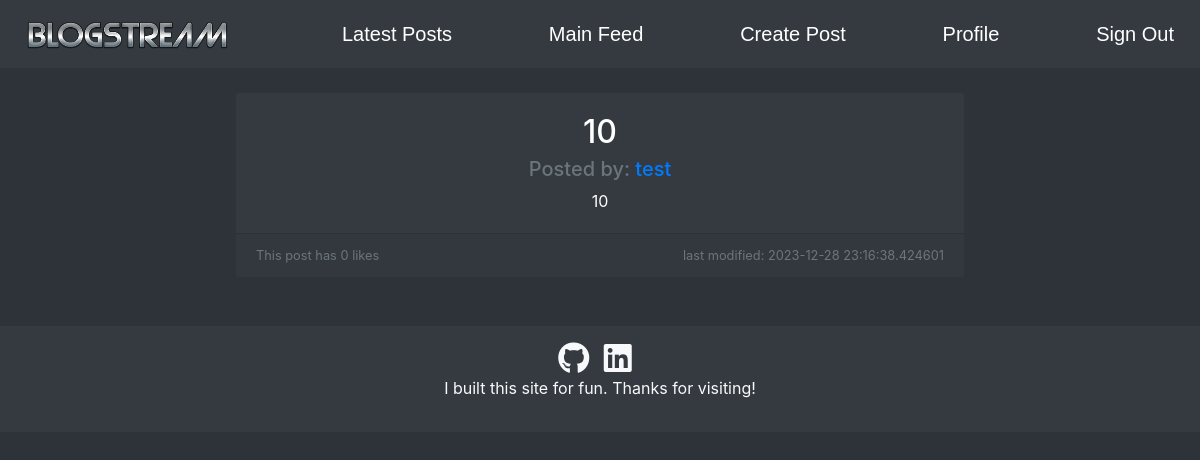
Page /post/10 on the earlier database version.
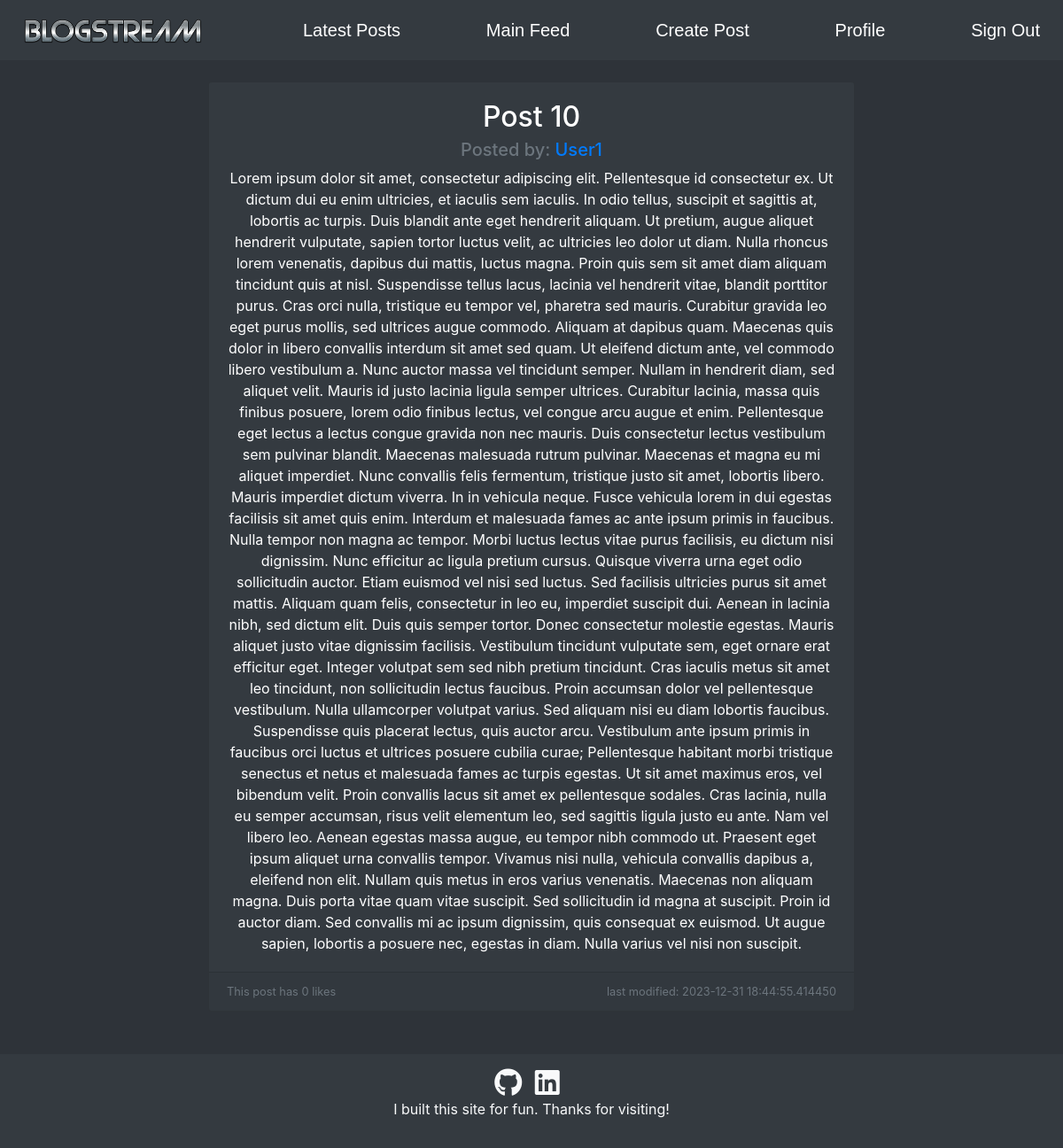
Same page on the later database version.
### tables this page shows
CREATE TABLE posts(PostID INTEGER NOT NULL PRIMARY KEY, UserID INTEGER NOT NULL, Title text NOT NULL, Text text, Date text, Likes INTEGER NOT NULL);

CREATE TABLE users(UserID INTEGER NOT NULL PRIMARY KEY, Username text NOT NULL UNIQUE, Password text, About text, JoinDate text);

### app/__init__.py (the view)
@app.route("/post/<postid>", methods=['GET'])
def get_post(postid):
    cursor = db.cursor()
    cursor.execute('SELECT UserID, Title, Text, Date, Likes FROM posts WHERE PostID=?', (postid,))
    data = cursor.fetchone()
    if data:
        cursor.execute('SELECT Username FROM users WHERE UserID=?', (data[0],))
        username = cursor.fetchone()
        return render_template("post.html", post_id = postid, user_id = data[0], author=username[0], title=data[1], text=data[2], date=data[3], likes=data[4], logged_in = True)
    else:
        return render_template("error.html")

### app/templates/post.html (shortened to what this page needs)
<!DOCTYPE html>
<html>
{% extends "navbar.html" %}
{% block body %}
<body>
    <div class="container py-4">
        <div class="row justify-content-center">
            <div class="col-md-8">
                <div class="card bg-dark text-white">
                    <div class="card-body text-center">
                        <h2 class="card-title">{{title}}</h2>
                        <h5 class="card-subtitle mb-2 text-muted">Posted by: <a href="/user/{{user_id}}">{{author}}</a></h5>
                        <p class="card-text">
                            {{text}}
                        </p>
                    </div>
                    <div class="card-footer text-muted" style="display: flex; justify-content: space-between;">
                        <small style="text-align: left;">This post has {{likes}} likes</small>
                        <small style="text-align: right;">last modified: {{date}}</small>
                    </div>
                </div>
            </div>
        </div>
    </div>
</body>
{% endblock %}

Differences in the rows shown:
changed posts: Title "10" → "Post 10"; Text "10" → "Lorem ipsum dolor sit amet, consectetur adipiscing elit. Pellentesque id consectetur ex. Ut dictum dui eu enim ultricies, et iaculis sem iaculis. In odio tellus, suscipit et sagittis at, lobortis ac turpis. Duis blandit ante eget hendrerit aliquam. Ut pretium, augue aliquet hendrerit vulputate, sapien tortor luctus velit, ac ultricies leo dolor ut diam. Nulla rhoncus lorem venenatis, dapibus dui mattis, luctus magna. Proin quis sem sit amet diam aliquam tincidunt quis at nisl. Suspendisse tellus lacus, lacinia vel hendrerit vitae, blandit porttitor purus. Cras orci nulla, tristique eu tempor vel, pharetra sed mauris. Curabitur gravida leo eget purus mollis, sed ultrices augue commodo.…"; Date "2023-12-28 23:16:38.424601" → "2023-12-31 18:44:55.414450"
changed users: Username "test" → "User1"
